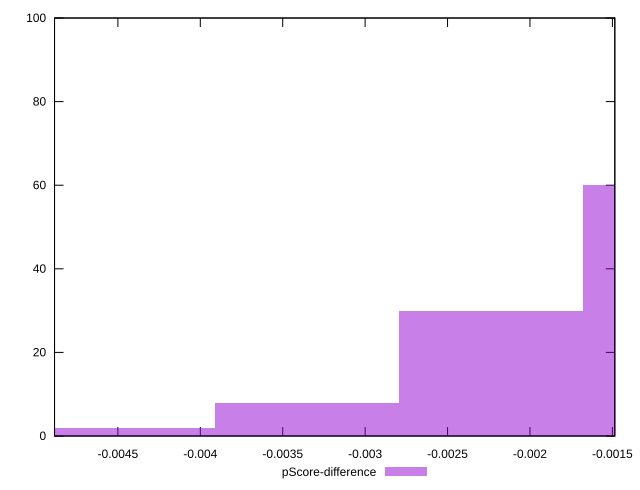

Write the gnuplot code that produced this figure.
reset

$pScoreDifference <<EOF
-0.004470285789476237 2
-0.0011175714473690593 60
-0.0022351428947381185 30
-0.003352714342107178 8
EOF

set key outside below
set boxwidth 0.0011175714473690593
set xrange [-0.004884394041169249:-0.0014851829109008285]
set yrange [0:100]
set trange [0:100]
set style fill transparent solid 0.5 noborder
set terminal svg size 640, 490 enhanced background rgb 'white'
set output "report_00021_2021-02-20T09:16:39.615Z/first-cpu-idle/samples/pages+cached+noadtech+nomedia+nocss/pScore-difference/histogram.svg"

plot $pScoreDifference title "pScore-difference" with boxes

reset
